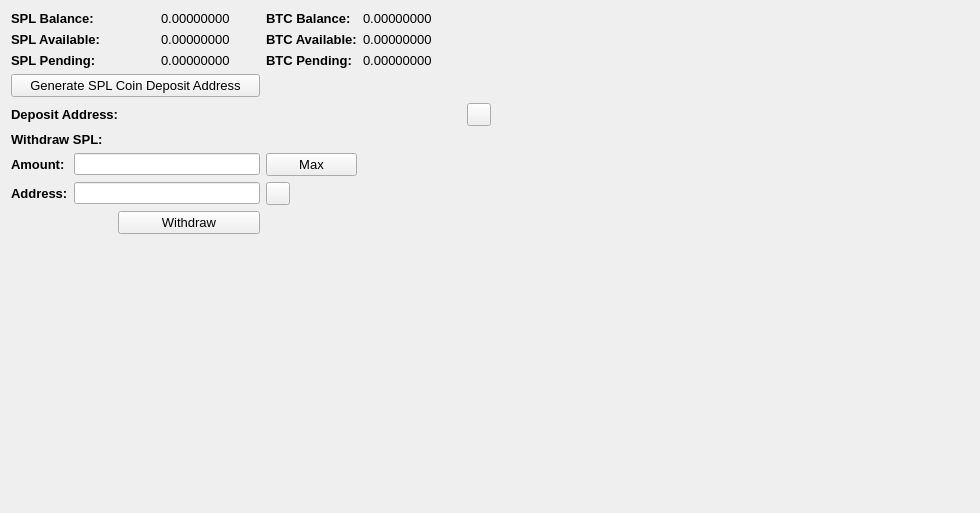
     <widget class="QWidget" name="BalanceTab">
      <attribute name="title">
       <string>Balance</string>
      </attribute>
      <layout class="QGridLayout" name="gridLayout_2">
       <item row="0" column="0" colspan="2">
        <widget class="QLabel" name="label_11">
         <property name="font">
          <font>
           <pointsize>10</pointsize>
           <weight>75</weight>
           <bold>true</bold>
          </font>
         </property>
         <property name="text">
          <string>SPL Balance:</string>
         </property>
        </widget>
       </item>
       <item row="0" column="3">
        <widget class="QLabel" name="SPLBalanceLabel">
         <property name="font">
          <font>
           <pointsize>10</pointsize>
          </font>
         </property>
         <property name="text">
          <string>0.00000000</string>
         </property>
         <property name="textInteractionFlags">
          <set>Qt::LinksAccessibleByMouse|Qt::TextSelectableByMouse</set>
         </property>
        </widget>
       </item>
       <item row="0" column="4">
        <widget class="QLabel" name="label_12">
         <property name="font">
          <font>
           <pointsize>10</pointsize>
           <weight>75</weight>
           <bold>true</bold>
          </font>
         </property>
         <property name="text">
          <string>BTC Balance:</string>
         </property>
        </widget>
       </item>
       <item row="0" column="5">
        <widget class="QLabel" name="BitcoinBalanceLabel">
         <property name="font">
          <font>
           <pointsize>10</pointsize>
          </font>
         </property>
         <property name="text">
          <string>0.00000000</string>
         </property>
         <property name="textInteractionFlags">
          <set>Qt::LinksAccessibleByMouse|Qt::TextSelectableByMouse</set>
         </property>
        </widget>
       </item>
       <item row="0" column="7" rowspan="10">
        <spacer name="horizontalSpacer_4">
         <property name="orientation">
          <enum>Qt::Horizontal</enum>
         </property>
         <property name="sizeHint" stdset="0">
          <size>
           <width>478</width>
           <height>488</height>
          </size>
         </property>
        </spacer>
       </item>
       <item row="1" column="0" colspan="2">
        <widget class="QLabel" name="label_13">
         <property name="font">
          <font>
           <pointsize>10</pointsize>
           <weight>75</weight>
           <bold>true</bold>
          </font>
         </property>
         <property name="text">
          <string>SPL Available:</string>
         </property>
        </widget>
       </item>
       <item row="1" column="3">
        <widget class="QLabel" name="SPLAvailableLabel_2">
         <property name="font">
          <font>
           <pointsize>10</pointsize>
          </font>
         </property>
         <property name="text">
          <string>0.00000000</string>
         </property>
         <property name="textInteractionFlags">
          <set>Qt::LinksAccessibleByMouse|Qt::TextSelectableByMouse</set>
         </property>
        </widget>
       </item>
       <item row="1" column="4">
        <widget class="QLabel" name="label_15">
         <property name="font">
          <font>
           <pointsize>10</pointsize>
           <weight>75</weight>
           <bold>true</bold>
          </font>
         </property>
         <property name="text">
          <string>BTC Available:</string>
         </property>
        </widget>
       </item>
       <item row="1" column="5">
        <widget class="QLabel" name="BitcoinAvailableLabel">
         <property name="font">
          <font>
           <pointsize>10</pointsize>
          </font>
         </property>
         <property name="text">
          <string>0.00000000</string>
         </property>
         <property name="textInteractionFlags">
          <set>Qt::LinksAccessibleByMouse|Qt::TextSelectableByMouse</set>
         </property>
        </widget>
       </item>
       <item row="2" column="0" colspan="2">
        <widget class="QLabel" name="label_14">
         <property name="font">
          <font>
           <pointsize>10</pointsize>
           <weight>75</weight>
           <bold>true</bold>
          </font>
         </property>
         <property name="text">
          <string>SPL Pending:</string>
         </property>
        </widget>
       </item>
       <item row="2" column="3">
        <widget class="QLabel" name="SPLPendingLabel">
         <property name="font">
          <font>
           <pointsize>10</pointsize>
          </font>
         </property>
         <property name="text">
          <string>0.00000000</string>
         </property>
         <property name="textInteractionFlags">
          <set>Qt::LinksAccessibleByMouse|Qt::TextSelectableByMouse</set>
         </property>
        </widget>
       </item>
       <item row="2" column="4">
        <widget class="QLabel" name="label_31">
         <property name="font">
          <font>
           <pointsize>10</pointsize>
           <weight>75</weight>
           <bold>true</bold>
          </font>
         </property>
         <property name="text">
          <string>BTC Pending:</string>
         </property>
        </widget>
       </item>
       <item row="2" column="5">
        <widget class="QLabel" name="BitcoinPendingLabel">
         <property name="font">
          <font>
           <pointsize>10</pointsize>
          </font>
         </property>
         <property name="text">
          <string>0.00000000</string>
         </property>
         <property name="textInteractionFlags">
          <set>Qt::LinksAccessibleByMouse|Qt::TextSelectableByMouse</set>
         </property>
        </widget>
       </item>
       <item row="3" column="0" colspan="4">
        <widget class="QPushButton" name="GenDepositBTN">
         <property name="font">
          <font>
           <pointsize>10</pointsize>
          </font>
         </property>
         <property name="text">
          <string>Generate SPL Coin Deposit Address</string>
         </property>
        </widget>
       </item>
       <item row="4" column="0" colspan="3">
        <widget class="QLabel" name="label_33">
         <property name="font">
          <font>
           <pointsize>10</pointsize>
           <weight>75</weight>
           <bold>true</bold>
          </font>
         </property>
         <property name="text">
          <string>Deposit Address:</string>
         </property>
        </widget>
       </item>
       <item row="4" column="3" colspan="3">
        <widget class="QLabel" name="DepositAddressLabel">
         <property name="minimumSize">
          <size>
           <width>300</width>
           <height>0</height>
          </size>
         </property>
         <property name="palette">
          <palette>
           <active>
            <colorrole role="WindowText">
             <brush brushstyle="SolidPattern">
              <color alpha="255">
               <red>0</red>
               <green>0</green>
               <blue>0</blue>
              </color>
             </brush>
            </colorrole>
            <colorrole role="Text">
             <brush brushstyle="SolidPattern">
              <color alpha="255">
               <red>0</red>
               <green>0</green>
               <blue>255</blue>
              </color>
             </brush>
            </colorrole>
           </active>
           <inactive>
            <colorrole role="WindowText">
             <brush brushstyle="SolidPattern">
              <color alpha="255">
               <red>0</red>
               <green>0</green>
               <blue>0</blue>
              </color>
             </brush>
            </colorrole>
            <colorrole role="Text">
             <brush brushstyle="SolidPattern">
              <color alpha="255">
               <red>0</red>
               <green>0</green>
               <blue>255</blue>
              </color>
             </brush>
            </colorrole>
           </inactive>
           <disabled>
            <colorrole role="WindowText">
             <brush brushstyle="SolidPattern">
              <color alpha="255">
               <red>120</red>
               <green>120</green>
               <blue>120</blue>
              </color>
             </brush>
            </colorrole>
            <colorrole role="Text">
             <brush brushstyle="SolidPattern">
              <color alpha="255">
               <red>120</red>
               <green>120</green>
               <blue>120</blue>
              </color>
             </brush>
            </colorrole>
           </disabled>
          </palette>
         </property>
         <property name="font">
          <font>
           <pointsize>10</pointsize>
           <weight>75</weight>
           <bold>true</bold>
          </font>
         </property>
         <property name="text">
          <string/>
         </property>
         <property name="alignment">
          <set>Qt::AlignRight|Qt::AlignTrailing|Qt::AlignVCenter</set>
         </property>
         <property name="textInteractionFlags">
          <set>Qt::LinksAccessibleByMouse|Qt::TextSelectableByKeyboard|Qt::TextSelectableByMouse</set>
         </property>
        </widget>
       </item>
       <item row="4" column="6">
        <widget class="QToolButton" name="DepositCopyButton">
         <property name="toolTip">
          <string>Copy to clipboard</string>
         </property>
         <property name="text">
          <string/>
         </property>
         <property name="icon">
          <iconset resource="../bitcoin.qrc">
           <normaloff>:/icons/editcopy</normaloff>:/icons/editcopy</iconset>
         </property>
         <property name="shortcut">
          <string>Alt+P</string>
         </property>
        </widget>
       </item>
       <item row="5" column="0" colspan="2">
        <widget class="QLabel" name="label_34">
         <property name="font">
          <font>
           <pointsize>10</pointsize>
           <weight>75</weight>
           <bold>true</bold>
          </font>
         </property>
         <property name="text">
          <string>Withdraw SPL:</string>
         </property>
        </widget>
       </item>
       <item row="6" column="0">
        <widget class="QLabel" name="label_26">
         <property name="font">
          <font>
           <pointsize>10</pointsize>
           <weight>75</weight>
           <bold>true</bold>
          </font>
         </property>
         <property name="text">
          <string>Amount:</string>
         </property>
        </widget>
       </item>
       <item row="6" column="1" colspan="3">
        <widget class="QLineEdit" name="WithdrawUnitsInput">
         <property name="font">
          <font>
           <pointsize>9</pointsize>
           <weight>75</weight>
           <bold>true</bold>
          </font>
         </property>
         <property name="text">
          <string/>
         </property>
        </widget>
       </item>
       <item row="6" column="4">
        <widget class="QPushButton" name="Withdraw_Max_Amount">
         <property name="font">
          <font>
           <pointsize>10</pointsize>
          </font>
         </property>
         <property name="text">
          <string>Max</string>
         </property>
        </widget>
       </item>
       <item row="7" column="0">
        <widget class="QLabel" name="label_10">
         <property name="font">
          <font>
           <pointsize>10</pointsize>
           <weight>75</weight>
           <bold>true</bold>
          </font>
         </property>
         <property name="text">
          <string>Address:</string>
         </property>
        </widget>
       </item>
       <item row="7" column="1" colspan="3">
        <widget class="QLineEdit" name="WithdrawAddress">
         <property name="font">
          <font>
           <pointsize>9</pointsize>
           <weight>75</weight>
           <bold>true</bold>
          </font>
         </property>
        </widget>
       </item>
       <item row="7" column="4">
        <widget class="QToolButton" name="WithdrawPasteButton">
         <property name="toolTip">
          <string>Paste from clipboard</string>
         </property>
         <property name="text">
          <string/>
         </property>
         <property name="icon">
          <iconset resource="../bitcoin.qrc">
           <normaloff>:/icons/editpaste</normaloff>:/icons/editpaste</iconset>
         </property>
         <property name="shortcut">
          <string>Alt+P</string>
         </property>
        </widget>
       </item>
       <item row="8" column="2" colspan="2">
        <widget class="QPushButton" name="WithdrawUnitsBtn">
         <property name="font">
          <font>
           <pointsize>10</pointsize>
          </font>
         </property>
         <property name="text">
          <string>Withdraw</string>
         </property>
        </widget>
       </item>
       <item row="9" column="0" colspan="6">
        <spacer name="verticalSpacer">
         <property name="orientation">
          <enum>Qt::Vertical</enum>
         </property>
         <property name="sizeHint" stdset="0">
          <size>
           <width>428</width>
           <height>262</height>
          </size>
         </property>
        </spacer>
       </item>
      </layout>
      <zorder>label_31</zorder>
      <zorder>label_15</zorder>
      <zorder>label_12</zorder>
      <zorder>label_14</zorder>
      <zorder>label_13</zorder>
      <zorder>label_11</zorder>
      <zorder>BitcoinBalanceLabel</zorder>
      <zorder>SPLBalanceLabel</zorder>
      <zorder>SPLAvailableLabel_2</zorder>
      <zorder>SPLPendingLabel</zorder>
      <zorder>BitcoinAvailableLabel</zorder>
      <zorder>BitcoinPendingLabel</zorder>
      <zorder>label_33</zorder>
      <zorder>GenDepositBTN</zorder>
      <zorder>DepositAddressLabel</zorder>
      <zorder>Withdraw_Max_Amount</zorder>
      <zorder>label_34</zorder>
      <zorder>WithdrawUnitsInput</zorder>
      <zorder>label_10</zorder>
      <zorder>label_26</zorder>
      <zorder>WithdrawAddress</zorder>
      <zorder>WithdrawUnitsBtn</zorder>
      <zorder>horizontalSpacer_4</zorder>
      <zorder>verticalSpacer</zorder>
      <zorder>WithdrawPasteButton</zorder>
      <zorder>DepositCopyButton</zorder>
     </widget>
